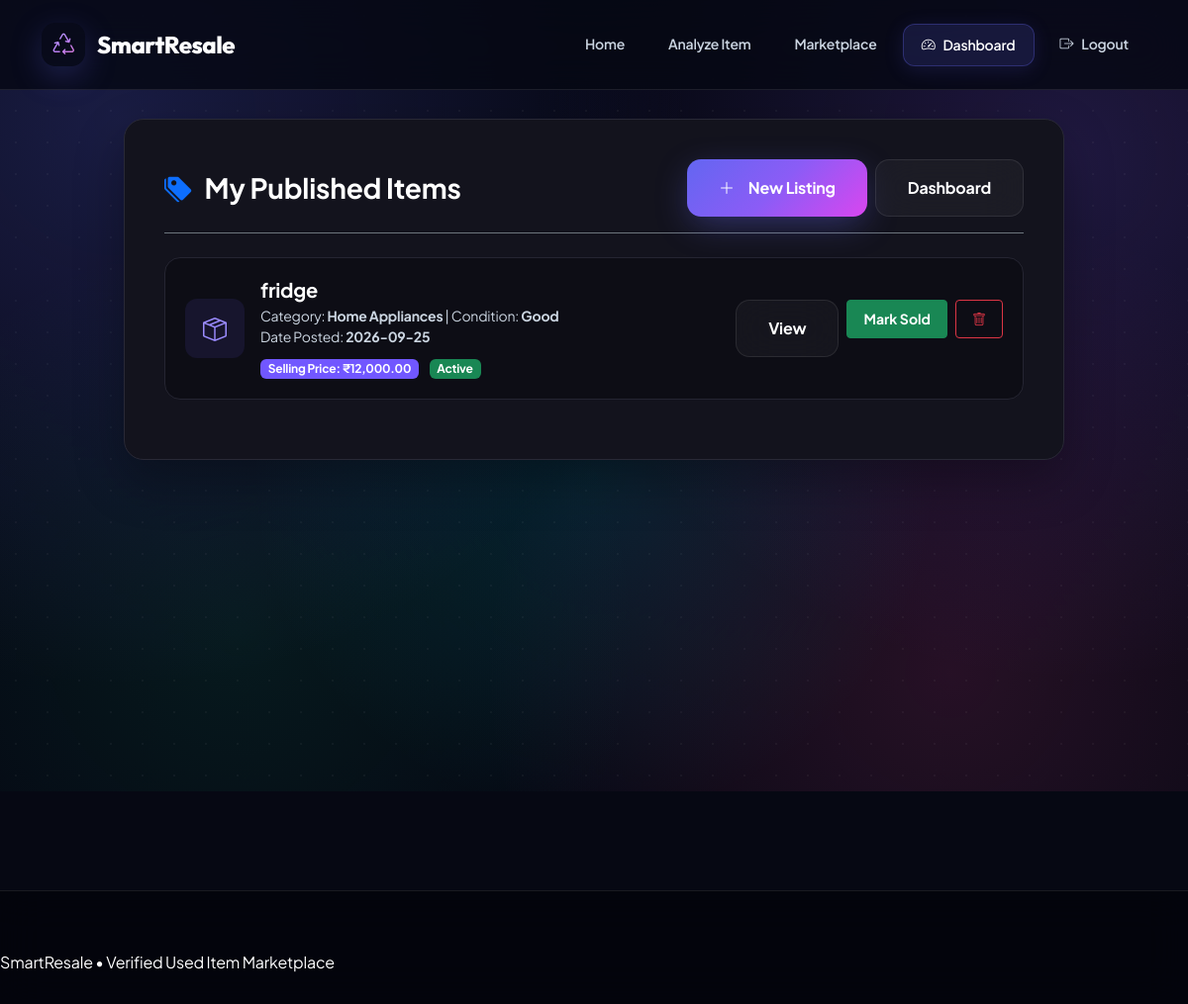
/my/listings (signed in), run on the app's committed database.
### tables this page shows
CREATE TABLE items (
            id INTEGER PRIMARY KEY AUTOINCREMENT,
            title TEXT NOT NULL,
            category TEXT,
            brand TEXT,
            condition TEXT,
            location TEXT,
            description TEXT,
            original_price REAL,
            price REAL NOT NULL,
            age INTEGER,
            image_url TEXT,
            seller_name TEXT,
            seller_contact TEXT,
            created_at TIMESTAMP DEFAULT CURRENT_TIMESTAMP
        , condition_type TEXT, current_market_price REAL, specs_json TEXT, user_id INTEGER, status TEXT DEFAULT 'ACTIVE', purchase_type TEXT DEFAULT 'firsthand', price_basis TEXT DEFAULT 'showroom_new');

### app.py (the view)
@app.route('/my/listings')
@login_required
def my_listings():
    user = get_current_user()
    listings = fetch_all("SELECT * FROM items WHERE user_id = %s ORDER BY id DESC", (user['id'],))
    return render_template('my_listings.html', listings=listings)

### app.py (called while the page is built)
def get_db():
    global DB_ENGINE
    if os.getenv("FORCE_MYSQL") == "1" or os.getenv("DB_HOST"):
        conn = test_mysql_connection()
        if conn:
            DB_ENGINE = "mysql"
            return conn
    DB_ENGINE = "sqlite"
    conn = sqlite3.connect(SQLITE_PATH)
    conn.row_factory = sqlite3.Row
    return conn

def fetch_one(query, params=()):
    rows = fetch_all(query, params)
    return rows[0] if rows else None

def get_current_user():
    user_id = session.get('user_id')
    if not user_id:
        return None
    user = fetch_one("SELECT * FROM users WHERE id = %s", (user_id,))
    if user and user.get('is_blocked'):
        session.clear()
        return None
    return user

def login_required(f):
    @wraps(f)
    def decorated_function(*args, **kwargs):
        if not session.get('user_id'):
            flash("Please log in to access this page.", "warning")
            return redirect(url_for('login', next=request.url))
        return f(*args, **kwargs)
    return decorated_function

@app.context_processor
def inject_global_data():
    curr_user = get_current_user()
    unread_count = 0
    if curr_user:
        res = fetch_one("SELECT COUNT(*) as cnt FROM notifications WHERE user_id = %s AND is_read = 0", (curr_user['id'],))
        unread_count = res['cnt'] if res else 0
    return {
        'current_user': curr_user,
        'unread_notifications_count': unread_count
    }

### templates/my_listings.html (shortened to what this page needs)
<!DOCTYPE html>
<html lang="en">
<head>
    <link href="https://cdn.jsdelivr.net/npm/bootstrap@5.3.3/dist/css/bootstrap.min.css" rel="stylesheet">
    <link href="https://cdn.jsdelivr.net/npm/bootstrap-icons@1.11.3/font/bootstrap-icons.css" rel="stylesheet">
    <link rel="stylesheet" href="{{ url_for('static', filename='style.css') }}">
</head>
<body>
<nav class="navbar navbar-expand-lg fixed-top">
    <div class="container">
        <a class="navbar-brand" href="/">
            <span class="brand-icon"><i class="bi bi-recycle"></i></span>
            SmartResale
        </a>
        <div class="collapse navbar-collapse" id="navbarNav">
            <ul class="navbar-nav ms-auto">
                <li class="nav-item"><a class="nav-link" href="/">Home</a></li>
                <li class="nav-item"><a class="nav-link" href="/analyze">Analyze Item</a></li>
                <li class="nav-item"><a class="nav-link" href="/marketplace">Marketplace</a></li>
                {% if session.get('user_id') %}
                    <li class="nav-item"><a class="nav-link active" href="/dashboard"><i class="bi bi-speedometer2"></i> Dashboard</a></li>
                    <li class="nav-item"><a class="nav-link" href="/logout"><i class="bi bi-box-arrow-right"></i> Logout</a></li>
                {% endif %}
            </ul>
        </div>
    </div>
</nav>
<section class="listings-page">
    <div class="listings-container">
        <div class="listings-card">
            <div class="d-flex justify-content-between align-items-center mb-4 pb-3 border-bottom border-secondary">
                <h3 class="fw-bold text-white mb-0"><i class="bi bi-tags-fill text-primary me-2"></i> My Published Items</h3>
                <div class="d-flex gap-2">
                    <a href="/analyze" class="btn btn-primary-custom py-2 px-3 fw-semibold text-center small"><i class="bi bi-plus-lg me-1"></i> New Listing</a>
                    <a href="/dashboard" class="btn btn-outline-custom py-2 px-3 fw-semibold text-center small">Dashboard</a>
                </div>
            </div>
            {% if listings %}
                <div class="list-container">
                    {% for item in listings %}
                        <div class="list-item">
                            <div class="d-flex align-items-center gap-3">
                                <div class="list-item-icon">
                                    <i class="bi bi-box-seam"></i>
                                </div>
                                <div>
                                    <h5 class="text-white fw-bold mb-1">{{ item.title }}</h5>
                                    <div class="text-muted small">Category: <strong>{{ item.category }}</strong> | Condition: <strong>{{ item.item_condition }}</strong></div>
                                    <div class="text-muted small">Date Posted: <strong>{{ item.created_at.strftime('%Y-%m-%d') if item.created_at else 'N/A' }}</strong></div>
                                    <div class="mt-2">
                                        <span class="badge" style="background:#7157ff;">Selling Price: ₹{{ "{:,.2f}".format(item.selling_price) }}</span>
                                        {% if item.status == 'ACTIVE' %}
                                            <span class="badge bg-success ms-2">Active</span>
                                        {% elif item.status == 'SOLD' %}
                                            <span class="badge bg-secondary ms-2">Sold</span>
                                        {% else %}
                                            <span class="badge bg-danger ms-2">Removed</span>
                                        {% endif %}
                                    </div>
                                </div>
                            </div>
                            <div class="list-item-right d-flex gap-2">
                                <a href="/item/{{ item.id }}" class="btn btn-outline-custom btn-sm py-2 px-3 fw-bold">View</a>
                                {% if item.status == 'ACTIVE' %}
                                    <form action="/my/listings/mark_sold/{{ item.id }}" method="POST" class="d-inline">
                                        <button type="submit" class="btn btn-success btn-sm py-2 px-3 fw-bold" onclick="return confirm('Are you sure you want to mark this item as sold? It will no longer appear in the public marketplace.')">Mark Sold</button>
                                    </form>
                                {% endif %}
                                <form action="/my/listings/delete/{{ item.id }}" method="POST" class="d-inline">
                                    <button type="submit" class="btn btn-outline-danger btn-sm py-2 px-3 fw-bold" onclick="return confirm('Are you sure you want to delete this listing? This action cannot be undone.')"><i class="bi bi-trash"></i></button>
                                </form>
                            </div>
                        </div>
                    {% endfor %}
                </div>
            {% endif %}
        </div>
    </div>
</section>
<footer>
    SmartResale • Verified Used Item Marketplace
</footer>
</body>
</html>

### templates/my_listings.html (style rules this page uses)
.listings-page { min-height: 100vh; padding: 120px 20px 80px; }
.listings-container { max-width: 950px; margin: auto; }
.listings-card { background: #13131d; border: 1px solid #292936; border-radius: 20px; padding: 40px; box-shadow: 0 20px 50px rgba(0, 0, 0, 0.3); }
.list-item { background: #0d0d15; border: 1px solid #252532; border-radius: 16px; padding: 20px; margin-bottom: 20px; display: flex; align-items: center; justify-content: space-between; gap: 20px; }
.list-item-icon { width: 60px; height: 60px; border-radius: 12px; background: rgba(113,87,255,0.1); color: #9b8cff; display: flex; align-items: center; justify-content: center; font-size: 24px; }

### data on the page
items: title "fridge", category "Home Appliances", item_condition "Good", created_at "2026-09-25", selling_price "12,000.00", status "Active"
